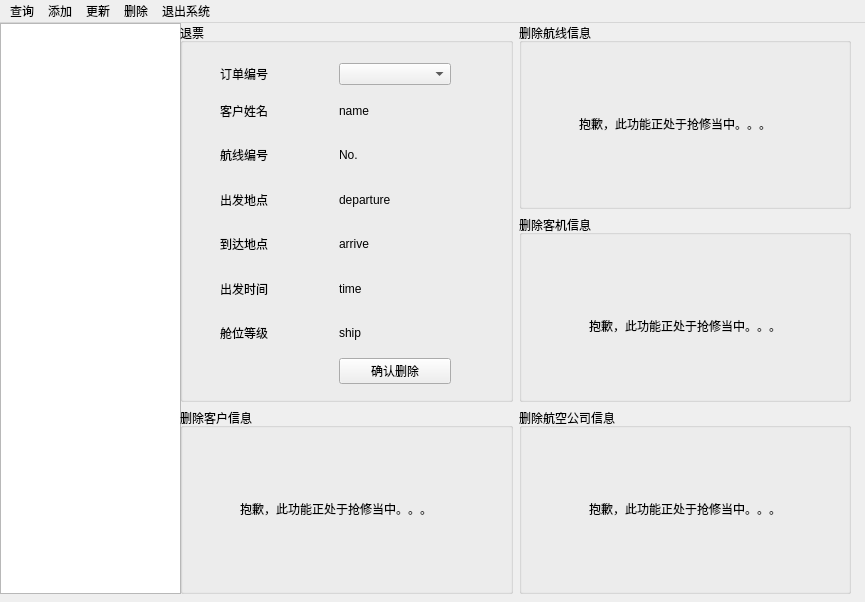
<?xml version="1.0" encoding="UTF-8"?>
<ui version="4.0">
 <class>FlightManager</class>
 <widget class="QMainWindow" name="FlightManager">
  <property name="geometry">
   <rect>
    <x>0</x>
    <y>0</y>
    <width>865</width>
    <height>602</height>
   </rect>
  </property>
  <property name="windowTitle">
   <string>MainWindow</string>
  </property>
  <widget class="QWidget" name="centralwidget">
   <widget class="QWidget" name="gridLayoutWidget">
    <property name="geometry">
     <rect>
      <x>0</x>
      <y>0</y>
      <width>181</width>
      <height>571</height>
     </rect>
    </property>
    <layout class="QGridLayout" name="listlayout">
     <item row="0" column="0">
      <widget class="QListWidget" name="list"/>
     </item>
    </layout>
   </widget>
   <widget class="QWidget" name="gridLayoutWidget_2">
    <property name="geometry">
     <rect>
      <x>180</x>
      <y>0</y>
      <width>671</width>
      <height>571</height>
     </rect>
    </property>
    <layout class="QGridLayout" name="showlayout">
     <item row="0" column="0">
      <widget class="QStackedWidget" name="stackedWidget">
       <property name="currentIndex">
        <number>4</number>
       </property>
       <widget class="QWidget" name="homepage">
        <widget class="QLabel" name="welcomelabel">
         <property name="geometry">
          <rect>
           <x>90</x>
           <y>80</y>
           <width>231</width>
           <height>51</height>
          </rect>
         </property>
         <property name="font">
          <font>
           <pointsize>18</pointsize>
          </font>
         </property>
         <property name="text">
          <string>欢迎使用航空信息管理系统！</string>
         </property>
        </widget>
       </widget>
       <widget class="QWidget" name="searchpage">
        <widget class="QToolBox" name="searchtoolbox">
         <property name="geometry">
          <rect>
           <x>0</x>
           <y>0</y>
           <width>661</width>
           <height>561</height>
          </rect>
         </property>
         <property name="currentIndex">
          <number>0</number>
         </property>
         <widget class="QWidget" name="searchairline">
          <property name="geometry">
           <rect>
            <x>0</x>
            <y>0</y>
            <width>661</width>
            <height>501</height>
           </rect>
          </property>
          <attribute name="label">
           <string>Page 1</string>
          </attribute>
          <widget class="QTableWidget" name="searchairlineshow">
           <property name="geometry">
            <rect>
             <x>0</x>
             <y>0</y>
             <width>661</width>
             <height>501</height>
            </rect>
           </property>
          </widget>
         </widget>
         <widget class="QWidget" name="searchcustomer">
          <property name="geometry">
           <rect>
            <x>0</x>
            <y>0</y>
            <width>661</width>
            <height>501</height>
           </rect>
          </property>
          <attribute name="label">
           <string>Page 2</string>
          </attribute>
          <widget class="QTableWidget" name="searchcustomershow">
           <property name="geometry">
            <rect>
             <x>0</x>
             <y>0</y>
             <width>661</width>
             <height>501</height>
            </rect>
           </property>
          </widget>
         </widget>
        </widget>
       </widget>
       <widget class="QWidget" name="insertpage">
        <widget class="QWidget" name="gridLayoutWidget_3">
         <property name="geometry">
          <rect>
           <x>0</x>
           <y>0</y>
           <width>671</width>
           <height>571</height>
          </rect>
         </property>
         <layout class="QGridLayout" name="insertlayout">
          <item row="0" column="0">
           <widget class="QTabWidget" name="inserttab">
            <property name="currentIndex">
             <number>1</number>
            </property>
            <widget class="QWidget" name="newcustom">
             <attribute name="title">
              <string>Tab 1</string>
             </attribute>
             <widget class="QLabel" name="newnolabel">
              <property name="geometry">
               <rect>
                <x>210</x>
                <y>110</y>
                <width>61</width>
                <height>41</height>
               </rect>
              </property>
              <property name="font">
               <font>
                <pointsize>14</pointsize>
               </font>
              </property>
              <property name="text">
               <string>客户编号</string>
              </property>
             </widget>
             <widget class="QLabel" name="newnamelabel">
              <property name="geometry">
               <rect>
                <x>210</x>
                <y>160</y>
                <width>71</width>
                <height>41</height>
               </rect>
              </property>
              <property name="font">
               <font>
                <pointsize>14</pointsize>
               </font>
              </property>
              <property name="text">
               <string>客户姓名</string>
              </property>
             </widget>
             <widget class="QLineEdit" name="newnamedit">
              <property name="geometry">
               <rect>
                <x>330</x>
                <y>160</y>
                <width>121</width>
                <height>31</height>
               </rect>
              </property>
              <property name="font">
               <font>
                <pointsize>18</pointsize>
               </font>
              </property>
             </widget>
             <widget class="QLabel" name="newtypelabel">
              <property name="geometry">
               <rect>
                <x>210</x>
                <y>210</y>
                <width>71</width>
                <height>41</height>
               </rect>
              </property>
              <property name="font">
               <font>
                <pointsize>14</pointsize>
               </font>
              </property>
              <property name="text">
               <string>客户类型</string>
              </property>
             </widget>
             <widget class="QComboBox" name="newtypeselect">
              <property name="geometry">
               <rect>
                <x>330</x>
                <y>220</y>
                <width>121</width>
                <height>24</height>
               </rect>
              </property>
             </widget>
             <widget class="QLabel" name="newidlabel">
              <property name="geometry">
               <rect>
                <x>210</x>
                <y>270</y>
                <width>71</width>
                <height>31</height>
               </rect>
              </property>
              <property name="font">
               <font>
                <pointsize>14</pointsize>
               </font>
              </property>
              <property name="text">
               <string>身份证号</string>
              </property>
             </widget>
             <widget class="QLineEdit" name="newidedit">
              <property name="geometry">
               <rect>
                <x>330</x>
                <y>270</y>
                <width>121</width>
                <height>24</height>
               </rect>
              </property>
             </widget>
             <widget class="QLabel" name="newsexlabel">
              <property name="geometry">
               <rect>
                <x>210</x>
                <y>320</y>
                <width>61</width>
                <height>21</height>
               </rect>
              </property>
              <property name="font">
               <font>
                <pointsize>14</pointsize>
               </font>
              </property>
              <property name="text">
               <string>性        别</string>
              </property>
             </widget>
             <widget class="QComboBox" name="newsexshow">
              <property name="geometry">
               <rect>
                <x>330</x>
                <y>320</y>
                <width>121</width>
                <height>24</height>
               </rect>
              </property>
             </widget>
             <widget class="QLabel" name="newphonelabel">
              <property name="geometry">
               <rect>
                <x>210</x>
                <y>360</y>
                <width>61</width>
                <height>31</height>
               </rect>
              </property>
              <property name="font">
               <font>
                <pointsize>14</pointsize>
               </font>
              </property>
              <property name="text">
               <string>电话号码</string>
              </property>
             </widget>
             <widget class="QLineEdit" name="newphonedit">
              <property name="geometry">
               <rect>
                <x>330</x>
                <y>370</y>
                <width>121</width>
                <height>24</height>
               </rect>
              </property>
             </widget>
             <widget class="QPushButton" name="newokbutton">
              <property name="geometry">
               <rect>
                <x>480</x>
                <y>450</y>
                <width>101</width>
                <height>41</height>
               </rect>
              </property>
              <property name="font">
               <font>
                <pointsize>14</pointsize>
               </font>
              </property>
              <property name="text">
               <string>确认</string>
              </property>
             </widget>
             <widget class="QLabel" name="newnoshow">
              <property name="geometry">
               <rect>
                <x>330</x>
                <y>120</y>
                <width>121</width>
                <height>21</height>
               </rect>
              </property>
              <property name="font">
               <font>
                <pointsize>18</pointsize>
               </font>
              </property>
              <property name="text">
               <string>No.</string>
              </property>
             </widget>
            </widget>
            <widget class="QWidget" name="booktickettab">
             <attribute name="title">
              <string>Tab 2</string>
             </attribute>
             <widget class="QWidget" name="layoutWidget">
              <property name="geometry">
               <rect>
                <x>140</x>
                <y>20</y>
                <width>381</width>
                <height>491</height>
               </rect>
              </property>
              <layout class="QGridLayout" name="gridLayout">
               <item row="0" column="0">
                <widget class="QLabel" name="bktktnoabl">
                 <property name="text">
                  <string>订单编号</string>
                 </property>
                </widget>
               </item>
               <item row="0" column="1">
                <widget class="QLabel" name="bktktno">
                 <property name="text">
                  <string>No.</string>
                 </property>
                </widget>
               </item>
               <item row="1" column="0">
                <widget class="QLabel" name="bktktctmnoabl">
                 <property name="text">
                  <string>客户编号</string>
                 </property>
                </widget>
               </item>
               <item row="1" column="1">
                <widget class="QComboBox" name="bktktctmno"/>
               </item>
               <item row="2" column="0">
                <widget class="QLabel" name="bktktctmnameabl">
                 <property name="text">
                  <string>客户姓名</string>
                 </property>
                </widget>
               </item>
               <item row="2" column="1">
                <widget class="QLabel" name="bktktctmname">
                 <property name="text">
                  <string>Name</string>
                 </property>
                </widget>
               </item>
               <item row="3" column="0">
                <widget class="QLabel" name="bktktctmtypabl">
                 <property name="text">
                  <string>客户类型</string>
                 </property>
                </widget>
               </item>
               <item row="3" column="1">
                <widget class="QLabel" name="bktktctmtyp">
                 <property name="text">
                  <string>Type</string>
                 </property>
                </widget>
               </item>
               <item row="4" column="0">
                <widget class="QLabel" name="bktktdiscotabl">
                 <property name="text">
                  <string>折扣比例</string>
                 </property>
                </widget>
               </item>
               <item row="4" column="1">
                <widget class="QLabel" name="bktktdiscot">
                 <property name="text">
                  <string>Discount</string>
                 </property>
                </widget>
               </item>
               <item row="5" column="0">
                <widget class="QLabel" name="bktktdepcotabl">
                 <property name="text">
                  <string>出发国家</string>
                 </property>
                </widget>
               </item>
               <item row="5" column="1">
                <widget class="QComboBox" name="bktktdepcot"/>
               </item>
               <item row="6" column="0">
                <widget class="QLabel" name="bktktdepcyabl">
                 <property name="text">
                  <string>出发城市</string>
                 </property>
                </widget>
               </item>
               <item row="6" column="1">
                <widget class="QComboBox" name="bktktdepcy"/>
               </item>
               <item row="7" column="0">
                <widget class="QLabel" name="bktktarrcotabl">
                 <property name="text">
                  <string>到达国家</string>
                 </property>
                </widget>
               </item>
               <item row="7" column="1">
                <widget class="QComboBox" name="bktktarrcot"/>
               </item>
               <item row="8" column="0">
                <widget class="QLabel" name="bktktarrcyabl">
                 <property name="text">
                  <string>到达城市</string>
                 </property>
                </widget>
               </item>
               <item row="8" column="1">
                <widget class="QComboBox" name="bktktarrcy"/>
               </item>
               <item row="9" column="0">
                <widget class="QLabel" name="bktktlineabl">
                 <property name="text">
                  <string>航线选择</string>
                 </property>
                </widget>
               </item>
               <item row="9" column="1">
                <widget class="QComboBox" name="bktktline"/>
               </item>
               <item row="10" column="0">
                <widget class="QLabel" name="bktktshipabl">
                 <property name="text">
                  <string>舱位等级</string>
                 </property>
                </widget>
               </item>
               <item row="10" column="1">
                <widget class="QComboBox" name="bktktship"/>
               </item>
               <item row="11" column="0">
                <widget class="QLabel" name="bktktpriceabl">
                 <property name="text">
                  <string>机票价钱</string>
                 </property>
                </widget>
               </item>
               <item row="11" column="1">
                <widget class="QLabel" name="bktktprice">
                 <property name="text">
                  <string>Price</string>
                 </property>
                </widget>
               </item>
               <item row="12" column="0">
                <widget class="QLabel" name="bktkttotalabl">
                 <property name="text">
                  <string>机票总价</string>
                 </property>
                </widget>
               </item>
               <item row="12" column="1">
                <widget class="QLabel" name="bktkttotal">
                 <property name="text">
                  <string>Total</string>
                 </property>
                </widget>
               </item>
               <item row="13" column="0">
                <widget class="QLabel" name="bktktrest">
                 <property name="text">
                  <string>剩余票数</string>
                 </property>
                </widget>
               </item>
               <item row="13" column="1">
                <widget class="QPushButton" name="bktktokbtn">
                 <property name="text">
                  <string>确定购票</string>
                 </property>
                </widget>
               </item>
              </layout>
             </widget>
            </widget>
           </widget>
          </item>
         </layout>
        </widget>
       </widget>
       <widget class="QWidget" name="updatepage">
        <widget class="QWidget" name="layoutWidget">
         <property name="geometry">
          <rect>
           <x>0</x>
           <y>0</y>
           <width>671</width>
           <height>571</height>
          </rect>
         </property>
         <layout class="QGridLayout" name="updateLayout">
          <item row="0" column="1">
           <widget class="QGroupBox" name="airplanechange">
            <property name="title">
             <string>客机更新</string>
            </property>
            <widget class="QWidget" name="layoutWidget">
             <property name="geometry">
              <rect>
               <x>12</x>
               <y>20</y>
               <width>321</width>
               <height>171</height>
              </rect>
             </property>
             <layout class="QGridLayout" name="chgplanelyo">
              <item row="0" column="0">
               <widget class="QLabel" name="chgplaneselabl">
                <property name="text">
                 <string>选择客机</string>
                </property>
               </widget>
              </item>
              <item row="0" column="1">
               <widget class="QComboBox" name="chgplaneselcom"/>
              </item>
              <item row="0" column="2">
               <widget class="QLabel" name="chgplanetype">
                <property name="text">
                 <string>客机类型</string>
                </property>
               </widget>
              </item>
              <item row="1" column="0">
               <widget class="QLabel" name="chgplanedep">
                <property name="text">
                 <string>起点</string>
                </property>
               </widget>
              </item>
              <item row="1" column="1">
               <widget class="QLabel" name="chgplanearr">
                <property name="text">
                 <string>终点</string>
                </property>
               </widget>
              </item>
              <item row="1" column="2">
               <widget class="QLabel" name="chgplanenotime">
                <property name="text">
                 <string>时间</string>
                </property>
               </widget>
              </item>
              <item row="2" column="0">
               <widget class="QLabel" name="chgplanelineabl">
                <property name="text">
                 <string>选择更改的航线</string>
                </property>
               </widget>
              </item>
              <item row="2" column="1">
               <widget class="QComboBox" name="chgplanelinecom"/>
              </item>
              <item row="3" column="0">
               <widget class="QLabel" name="chgplanelinedep">
                <property name="text">
                 <string>起点</string>
                </property>
               </widget>
              </item>
              <item row="3" column="1">
               <widget class="QLabel" name="chgplanelinearr">
                <property name="text">
                 <string>终点</string>
                </property>
               </widget>
              </item>
              <item row="3" column="2">
               <widget class="QLabel" name="chgplanelinetime">
                <property name="text">
                 <string>时间</string>
                </property>
               </widget>
              </item>
              <item row="4" column="2">
               <widget class="QPushButton" name="chgplaneokbtn">
                <property name="text">
                 <string>确定更新</string>
                </property>
               </widget>
              </item>
              <item row="2" column="2">
               <widget class="QLabel" name="chgplanelinecpy">
                <property name="text">
                 <string>航空公司</string>
                </property>
               </widget>
              </item>
             </layout>
            </widget>
           </widget>
          </item>
          <item row="2" column="1">
           <widget class="QGroupBox" name="typechange">
            <property name="title">
             <string>客户类型优惠更新</string>
            </property>
            <widget class="QWidget" name="layoutWidget">
             <property name="geometry">
              <rect>
               <x>10</x>
               <y>20</y>
               <width>321</width>
               <height>171</height>
              </rect>
             </property>
             <layout class="QGridLayout" name="chgtyplyo">
              <item row="0" column="0">
               <widget class="QLabel" name="chgtypselabl">
                <property name="text">
                 <string>请选择需更新的优惠类型</string>
                </property>
               </widget>
              </item>
              <item row="0" column="1">
               <widget class="QComboBox" name="chgtypselcom"/>
              </item>
              <item row="1" column="0">
               <widget class="QLabel" name="chgtypinabl">
                <property name="text">
                 <string>请输入更改的数值（0-90）</string>
                </property>
               </widget>
              </item>
              <item row="1" column="1">
               <widget class="QLineEdit" name="chgtypinline"/>
              </item>
              <item row="2" column="1">
               <widget class="QPushButton" name="chgtypokbtn">
                <property name="text">
                 <string>确定更新</string>
                </property>
               </widget>
              </item>
             </layout>
            </widget>
           </widget>
          </item>
          <item row="0" column="0">
           <widget class="QGroupBox" name="customerchange">
            <property name="title">
             <string>客户信息更新</string>
            </property>
            <widget class="QWidget" name="layoutWidget">
             <property name="geometry">
              <rect>
               <x>10</x>
               <y>60</y>
               <width>321</width>
               <height>121</height>
              </rect>
             </property>
             <layout class="QGridLayout" name="chgctmlyo">
              <item row="2" column="1">
               <widget class="QCheckBox" name="chgctmtypchk">
                <property name="text">
                 <string>类型</string>
                </property>
               </widget>
              </item>
              <item row="3" column="1">
               <widget class="QComboBox" name="chgctmtypcom"/>
              </item>
              <item row="2" column="0">
               <widget class="QCheckBox" name="chgctmphechk">
                <property name="text">
                 <string>手机</string>
                </property>
               </widget>
              </item>
              <item row="1" column="1">
               <widget class="QComboBox" name="chgctmsexcom"/>
              </item>
              <item row="1" column="0">
               <widget class="QLineEdit" name="chgctmnameline"/>
              </item>
              <item row="0" column="0">
               <widget class="QCheckBox" name="chgctmnamechk">
                <property name="text">
                 <string>姓名</string>
                </property>
               </widget>
              </item>
              <item row="0" column="1">
               <widget class="QCheckBox" name="chgctmsexchk">
                <property name="text">
                 <string>性别</string>
                </property>
               </widget>
              </item>
              <item row="3" column="0">
               <widget class="QLineEdit" name="chgctmpheline"/>
              </item>
             </layout>
            </widget>
            <widget class="QWidget" name="layoutWidget">
             <property name="geometry">
              <rect>
               <x>10</x>
               <y>30</y>
               <width>321</width>
               <height>29</height>
              </rect>
             </property>
             <layout class="QGridLayout" name="chgctmoklyo">
              <item row="0" column="0">
               <widget class="QLabel" name="chgctmselabel">
                <property name="text">
                 <string>请选择需更改的客户</string>
                </property>
               </widget>
              </item>
              <item row="0" column="1">
               <widget class="QComboBox" name="chgctmselcom"/>
              </item>
              <item row="0" column="2">
               <widget class="QPushButton" name="chgctmokbtn">
                <property name="text">
                 <string>确定更新</string>
                </property>
               </widget>
              </item>
             </layout>
            </widget>
           </widget>
          </item>
          <item row="1" column="0" rowspan="2">
           <widget class="QGroupBox" name="airlinechange">
            <property name="title">
             <string>航线更新</string>
            </property>
            <widget class="QWidget" name="layoutWidget">
             <property name="geometry">
              <rect>
               <x>40</x>
               <y>40</y>
               <width>241</width>
               <height>321</height>
              </rect>
             </property>
             <layout class="QGridLayout" name="chglinelyo">
              <item row="0" column="1">
               <widget class="QComboBox" name="chglinenocom"/>
              </item>
              <item row="1" column="0">
               <widget class="QCheckBox" name="chglinecmpcek">
                <property name="text">
                 <string>航空公司</string>
                </property>
               </widget>
              </item>
              <item row="1" column="1">
               <widget class="QComboBox" name="chglinecmpcom"/>
              </item>
              <item row="2" column="0">
               <widget class="QCheckBox" name="chglinedepcek">
                <property name="text">
                 <string>出发城市</string>
                </property>
               </widget>
              </item>
              <item row="2" column="1">
               <widget class="QComboBox" name="chglinedepcom"/>
              </item>
              <item row="3" column="0">
               <widget class="QCheckBox" name="chglinearrcek">
                <property name="text">
                 <string>到达城市</string>
                </property>
               </widget>
              </item>
              <item row="3" column="1">
               <widget class="QComboBox" name="chglinearrcom"/>
              </item>
              <item row="4" column="0">
               <widget class="QCheckBox" name="chglinedatecek">
                <property name="text">
                 <string>出发日期</string>
                </property>
               </widget>
              </item>
              <item row="4" column="1">
               <widget class="QDateEdit" name="chglinedatedit"/>
              </item>
              <item row="5" column="0">
               <widget class="QCheckBox" name="chglinetimecek">
                <property name="text">
                 <string>出发时间</string>
                </property>
               </widget>
              </item>
              <item row="5" column="1">
               <widget class="QTimeEdit" name="chglinetimedit"/>
              </item>
              <item row="6" column="0">
               <widget class="QCheckBox" name="chglineecocek">
                <property name="text">
                 <string>经济舱价格</string>
                </property>
               </widget>
              </item>
              <item row="6" column="1">
               <widget class="QLineEdit" name="chglineecoedit"/>
              </item>
              <item row="7" column="0">
               <widget class="QCheckBox" name="chglinebuscek">
                <property name="text">
                 <string>商务舱价格</string>
                </property>
               </widget>
              </item>
              <item row="7" column="1">
               <widget class="QLineEdit" name="chglinebusedit"/>
              </item>
              <item row="8" column="0">
               <widget class="QCheckBox" name="chglinedelcek">
                <property name="text">
                 <string>头等舱价格</string>
                </property>
               </widget>
              </item>
              <item row="8" column="1">
               <widget class="QLineEdit" name="chglinedeledit"/>
              </item>
              <item row="9" column="1">
               <widget class="QPushButton" name="chglineokbtn">
                <property name="text">
                 <string>确定更新</string>
                </property>
               </widget>
              </item>
              <item row="0" column="0">
               <widget class="QLabel" name="chglinenoabl">
                <property name="text">
                 <string>     航线编号</string>
                </property>
               </widget>
              </item>
             </layout>
            </widget>
           </widget>
          </item>
          <item row="1" column="1">
           <widget class="QGroupBox" name="ticketchange">
            <property name="title">
             <string>订票更改</string>
            </property>
            <widget class="QWidget" name="layoutWidget">
             <property name="geometry">
              <rect>
               <x>10</x>
               <y>20</y>
               <width>321</width>
               <height>171</height>
              </rect>
             </property>
             <layout class="QGridLayout" name="chgtktlyo">
              <item row="0" column="0">
               <widget class="QLabel" name="chgtktnoabl">
                <property name="text">
                 <string>订单编号</string>
                </property>
               </widget>
              </item>
              <item row="0" column="1">
               <widget class="QComboBox" name="chgtktnocom"/>
              </item>
              <item row="0" column="2">
               <widget class="QLabel" name="chgtktlineabl">
                <property name="text">
                 <string>航线号</string>
                </property>
               </widget>
              </item>
              <item row="1" column="0">
               <widget class="QLabel" name="chgtktdepabl">
                <property name="text">
                 <string>起点</string>
                </property>
               </widget>
              </item>
              <item row="1" column="1">
               <widget class="QLabel" name="chgtktarrabl">
                <property name="text">
                 <string>终点</string>
                </property>
               </widget>
              </item>
              <item row="1" column="2">
               <widget class="QLabel" name="chgtkttimeabl">
                <property name="text">
                 <string>时间</string>
                </property>
               </widget>
              </item>
              <item row="2" column="0">
               <widget class="QLabel" name="chgtktlinechg">
                <property name="text">
                 <string>更改航线号</string>
                </property>
               </widget>
              </item>
              <item row="2" column="1">
               <widget class="QComboBox" name="chgtktlinecom"/>
              </item>
              <item row="2" column="2">
               <widget class="QLabel" name="chgtktshipabl">
                <property name="text">
                 <string>舱位等级</string>
                </property>
               </widget>
              </item>
              <item row="3" column="0">
               <widget class="QLabel" name="chgtktdepature">
                <property name="text">
                 <string>起点</string>
                </property>
               </widget>
              </item>
              <item row="3" column="1">
               <widget class="QLabel" name="chgtktarrive">
                <property name="text">
                 <string>终点</string>
                </property>
               </widget>
              </item>
              <item row="3" column="2">
               <widget class="QLabel" name="chgtkttime">
                <property name="text">
                 <string>时间</string>
                </property>
               </widget>
              </item>
              <item row="4" column="0">
               <widget class="QLabel" name="chgtktshipchg">
                <property name="text">
                 <string>更改舱位等级</string>
                </property>
               </widget>
              </item>
              <item row="4" column="1">
               <widget class="QComboBox" name="chgtktshipcom"/>
              </item>
              <item row="4" column="2">
               <widget class="QPushButton" name="chgtktokbtn">
                <property name="text">
                 <string>确定更新</string>
                </property>
               </widget>
              </item>
             </layout>
            </widget>
           </widget>
          </item>
         </layout>
        </widget>
       </widget>
       <widget class="QWidget" name="deletepage">
        <widget class="QWidget" name="layoutWidget">
         <property name="geometry">
          <rect>
           <x>0</x>
           <y>0</y>
           <width>671</width>
           <height>571</height>
          </rect>
         </property>
         <layout class="QGridLayout" name="deletelayout">
          <item row="0" column="0" rowspan="2">
           <widget class="QGroupBox" name="delticket">
            <property name="title">
             <string>退票</string>
            </property>
            <widget class="QWidget" name="layoutWidget">
             <property name="geometry">
              <rect>
               <x>40</x>
               <y>40</y>
               <width>231</width>
               <height>321</height>
              </rect>
             </property>
             <layout class="QGridLayout" name="delticketlyo">
              <item row="0" column="0">
               <widget class="QLabel" name="delticketnoabl">
                <property name="text">
                 <string>订单编号</string>
                </property>
               </widget>
              </item>
              <item row="0" column="1">
               <widget class="QComboBox" name="delticketno"/>
              </item>
              <item row="1" column="0">
               <widget class="QLabel" name="delticketnameabl">
                <property name="text">
                 <string>客户姓名</string>
                </property>
               </widget>
              </item>
              <item row="1" column="1">
               <widget class="QLabel" name="delticketname">
                <property name="text">
                 <string>name</string>
                </property>
               </widget>
              </item>
              <item row="2" column="0">
               <widget class="QLabel" name="delticketlinenoabl">
                <property name="text">
                 <string>航线编号</string>
                </property>
               </widget>
              </item>
              <item row="2" column="1">
               <widget class="QLabel" name="delticketlineno">
                <property name="text">
                 <string>No.</string>
                </property>
               </widget>
              </item>
              <item row="3" column="0">
               <widget class="QLabel" name="delticketdepabl">
                <property name="text">
                 <string>出发地点</string>
                </property>
               </widget>
              </item>
              <item row="3" column="1">
               <widget class="QLabel" name="delticketdep">
                <property name="text">
                 <string>departure</string>
                </property>
               </widget>
              </item>
              <item row="4" column="0">
               <widget class="QLabel" name="delticketarrabl">
                <property name="text">
                 <string>到达地点</string>
                </property>
               </widget>
              </item>
              <item row="4" column="1">
               <widget class="QLabel" name="delticketarr">
                <property name="text">
                 <string>arrive</string>
                </property>
               </widget>
              </item>
              <item row="5" column="0">
               <widget class="QLabel" name="delticketdeptimeabl">
                <property name="text">
                 <string>出发时间</string>
                </property>
               </widget>
              </item>
              <item row="5" column="1">
               <widget class="QLabel" name="delticketdeptime">
                <property name="text">
                 <string>time</string>
                </property>
               </widget>
              </item>
              <item row="6" column="0">
               <widget class="QLabel" name="delticketshipabl">
                <property name="text">
                 <string>舱位等级</string>
                </property>
               </widget>
              </item>
              <item row="6" column="1">
               <widget class="QLabel" name="delticketship">
                <property name="text">
                 <string>ship</string>
                </property>
               </widget>
              </item>
              <item row="7" column="1">
               <widget class="QPushButton" name="delticketokbtn">
                <property name="text">
                 <string>确认删除</string>
                </property>
               </widget>
              </item>
             </layout>
            </widget>
           </widget>
          </item>
          <item row="0" column="1">
           <widget class="QGroupBox" name="delairline">
            <property name="title">
             <string>删除航线信息</string>
            </property>
            <widget class="QLabel" name="label_2">
             <property name="geometry">
              <rect>
               <x>60</x>
               <y>80</y>
               <width>221</width>
               <height>41</height>
              </rect>
             </property>
             <property name="text">
              <string>抱歉，此功能正处于抢修当中。。。</string>
             </property>
            </widget>
           </widget>
          </item>
          <item row="1" column="1">
           <widget class="QGroupBox" name="delairplane">
            <property name="title">
             <string>删除客机信息</string>
            </property>
            <widget class="QLabel" name="label_3">
             <property name="geometry">
              <rect>
               <x>70</x>
               <y>90</y>
               <width>221</width>
               <height>41</height>
              </rect>
             </property>
             <property name="text">
              <string>抱歉，此功能正处于抢修当中。。。</string>
             </property>
            </widget>
           </widget>
          </item>
          <item row="2" column="0">
           <widget class="QGroupBox" name="delcustomer">
            <property name="title">
             <string>删除客户信息</string>
            </property>
            <widget class="QLabel" name="label">
             <property name="geometry">
              <rect>
               <x>60</x>
               <y>80</y>
               <width>221</width>
               <height>41</height>
              </rect>
             </property>
             <property name="text">
              <string>抱歉，此功能正处于抢修当中。。。</string>
             </property>
            </widget>
           </widget>
          </item>
          <item row="2" column="1">
           <widget class="QGroupBox" name="delairway">
            <property name="title">
             <string>删除航空公司信息</string>
            </property>
            <widget class="QLabel" name="label_4">
             <property name="geometry">
              <rect>
               <x>70</x>
               <y>80</y>
               <width>221</width>
               <height>41</height>
              </rect>
             </property>
             <property name="text">
              <string>抱歉，此功能正处于抢修当中。。。</string>
             </property>
            </widget>
           </widget>
          </item>
         </layout>
        </widget>
       </widget>
      </widget>
     </item>
    </layout>
   </widget>
  </widget>
  <widget class="QMenuBar" name="menubar">
   <property name="geometry">
    <rect>
     <x>0</x>
     <y>0</y>
     <width>865</width>
     <height>25</height>
    </rect>
   </property>
   <widget class="QMenu" name="searchmenu">
    <property name="title">
     <string>查询</string>
    </property>
    <addaction name="searchaction"/>
   </widget>
   <widget class="QMenu" name="insertmeun">
    <property name="title">
     <string>添加</string>
    </property>
    <addaction name="insertaction"/>
   </widget>
   <widget class="QMenu" name="updatemenu">
    <property name="title">
     <string>更新</string>
    </property>
    <addaction name="updateaction"/>
   </widget>
   <widget class="QMenu" name="deletemenu">
    <property name="title">
     <string>删除</string>
    </property>
    <addaction name="deleteaction"/>
   </widget>
   <widget class="QMenu" name="quitmenu">
    <property name="title">
     <string>退出系统</string>
    </property>
    <addaction name="quitaction"/>
   </widget>
   <addaction name="searchmenu"/>
   <addaction name="insertmeun"/>
   <addaction name="updatemenu"/>
   <addaction name="deletemenu"/>
   <addaction name="quitmenu"/>
  </widget>
  <action name="personsearch">
   <property name="text">
    <string>Person</string>
   </property>
  </action>
  <action name="bookticketinsert">
   <property name="text">
    <string>Book Ticket</string>
   </property>
  </action>
  <action name="ticketsearch">
   <property name="text">
    <string>Ticket</string>
   </property>
  </action>
  <action name="searchaction">
   <property name="text">
    <string>Search Page</string>
   </property>
  </action>
  <action name="insertaction">
   <property name="text">
    <string>Add Page</string>
   </property>
  </action>
  <action name="updateaction">
   <property name="text">
    <string>Update Page</string>
   </property>
  </action>
  <action name="deleteaction">
   <property name="text">
    <string>Delete Page</string>
   </property>
  </action>
  <action name="quitacion">
   <property name="text">
    <string>Quit System</string>
   </property>
  </action>
  <action name="quitaction">
   <property name="text">
    <string>Quit System</string>
   </property>
  </action>
 </widget>
 <resources/>
 <connections>
  <connection>
   <sender>list</sender>
   <signal>currentRowChanged(int)</signal>
   <receiver>stackedWidget</receiver>
   <slot>setCurrentIndex(int)</slot>
   <hints>
    <hint type="sourcelabel">
     <x>120</x>
     <y>307</y>
    </hint>
    <hint type="destinationlabel">
     <x>545</x>
     <y>307</y>
    </hint>
   </hints>
  </connection>
 </connections>
</ui>
